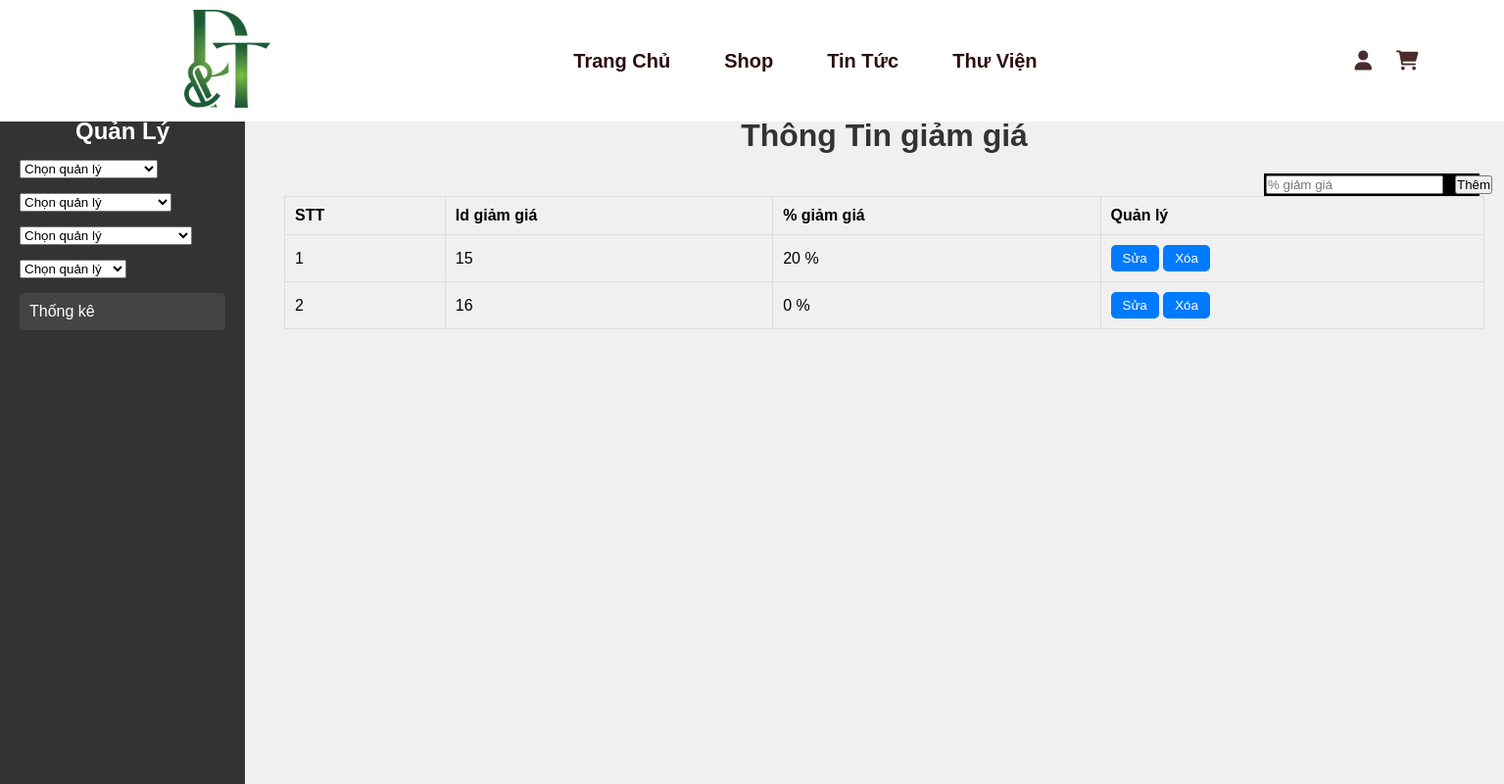
Screenshot of /Quanly/giamgia.php with the database file from the repository.
### tables this page shows
CREATE TABLE `saleoff` (
  `saleoff_id` int(5) NOT NULL,
  `sale_name` int(5) NOT NULL
);

### Quanly/giamgia.php (the view, shortened to what this page needs)
<?php
include '../Thanhgiaodien/header.php';
include '../database/connect.php';
$query = "SELECT * FROM saleoff";
$result = mysqli_query($conn, $query);
?>
<head>
    <link rel="stylesheet" href="../csspage/manage.css">
</head>
<body>
    <div class="container">
        <div class="sidebar">
            <h2>Quản Lý</h2>
            <ul>
                <?php
                include 'sidebar.php';
                ?>
            </ul>
        </div>
        <div class="main-content">
            <div>
                <h1 class="h1">Thông Tin giảm giá</h1>
                <div class="form-wrapper">
                    <form id="form" action="" method="post">
                        <div class="ct">
                            <table>
                                <tr>
                                    <td><input required type="text" class="form-control" name="saleoff"
                                            placeholder="% giảm giá"></td>
                                    <td><button type="submit" name="add_saleoff">Thêm</button></td>
                                </tr>
                            </table>
                        </div>
                    </form>
                </div>
            </div>
            <div class="bang ">
                <table class="table">
                    <thead>
                        <tr>
                            <th>STT</th>
                            <th>Id giảm giá</th>
                            <th>% giảm giá</th>
                            <th>Quản lý</th>
                        </tr>
                    </thead>
                    <tbody>
                        <?php
                        $count = 1;
                        if (mysqli_num_rows($result) > 0) {
                            while ($row = mysqli_fetch_assoc($result)) { ?>
                                <tr>
                                    <td><?= $count++ ?></td>
                                    <td><?= $row['saleoff_id'] ?></td>
                                    <td><?= $row['sale_name'] ?> %</td>
                                    <td>
                                        <button class="btn">
                                            <a href="suagiamgia.php?id=<?= $row['saleoff_id'] ?>"
                                                style="text-decoration:none; color:inherit;">Sửa</a>
                                        </button>
                                        <button class="btn">
                                            <a onclick="return Delete('<?= $row['sale_name']; ?>')"
                                                href="xoagiamgia.php?id=<?= $row['saleoff_id']; ?>"
                                                style="text-decoration:none; color:inherit;">Xóa</a>
                                        </button>
                                    </td>
                                </tr>
                        <?php }
                        } else {
                            echo "<tr>
                    <td colspan='4'>Không có giảm giá nào</td>
                    </tr>";
                        } ?>
                    </tbody>
                </table>
            </div>
        </div>
    </div>
</body>
</html>

### csspage/head.css (style rules this page uses)
* { margin: 0; padding: 0; box-sizing: border-box; }
body { background-color: rgb(255, 255, 255); }

### csspage/manage.css (style rules this page uses)
body { position: relative; top: 30px; font-family: Arial, sans-serif; background-color: #f0f0f0; margin: 0; padding: 0; }
.container { display: flex; margin-top: 70px; }
.sidebar { width: 250px; background-color: #333; color: white; padding: 20px; height: 700px; position: fixed; top: 100px; left: 0; }
.sidebar h2 { color: white; text-align: center; }
.sidebar ul { list-style: none; padding: 0; }
.main-content { margin-left: 270px; width: calc(100% - 270px); padding: 20px; }
.h1 { color: #333; text-align: center; margin-bottom: 20px; }
.table { width: 100%; border-collapse: collapse; }
.table th, .table td { border: 1px solid #ddd; padding: 10px; text-align: left; }
.table th { background-color: #f0f0f0; }
.btn { padding: 6px 12px; background-color: #007bff; color: white; border: none; border-radius: 5px; cursor: pointer; transition: background-color 0.3s ease; }

### Quanly/giamgia.php (style rules this page uses)
.form-wrapper { width: 220px; background-color: black; position: relative; left: 1000px; }
.ct { display: flex; align-items: center; }
.ct input.form-control { width: auto; margin-right: 10px; }
.ct button { margin-top: 0; }

### rows the page displays
saleoff: saleoff_id "15", sale_name "20"
saleoff: saleoff_id "16", sale_name "0"
